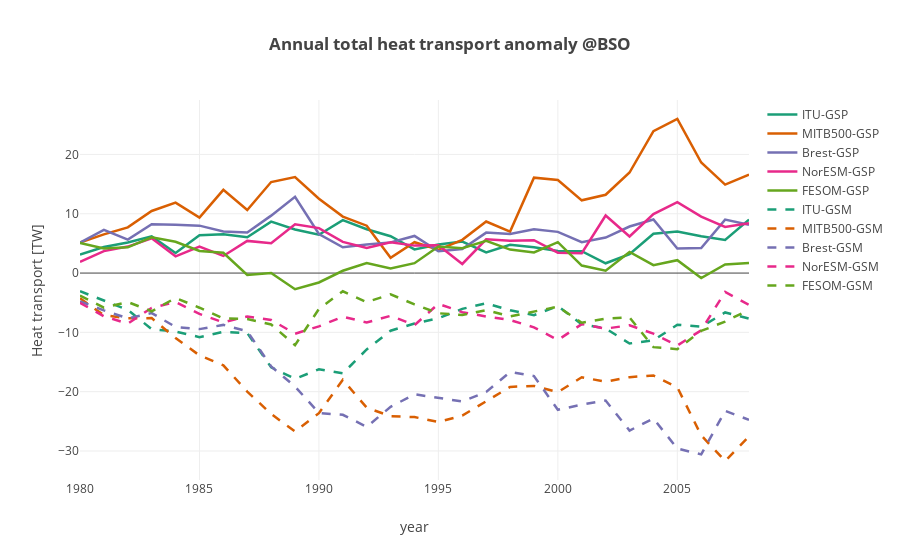
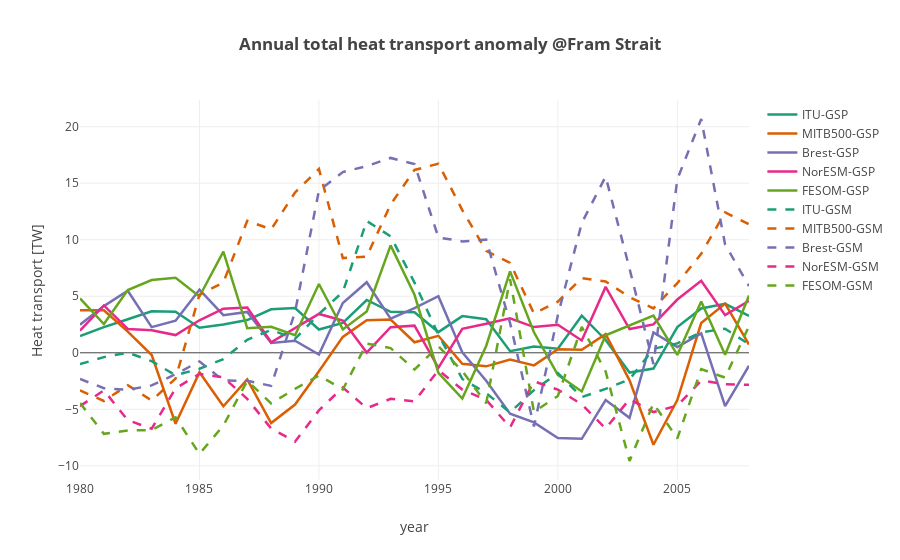

Here is the notebook cell these charts were saved with, in order:
### Code cell
""" Plot annual mean of total heat fluxes anomaly"""
modelnames = ['ITU' , 'MITB500', 'Brest', 'NorESM', 'FESOM']
#colors = ['blue', 'darkorange', 'red', 'green', 'cyan']
colors = cl.scales['5']['qual']['Dark2']; 

def plot_bso_heat_total(models):
    
    datap = []
    datan = []
    layout = go.Layout(
    title='<b>Annual total heat transport anomaly @BSO</b>',
        yaxis=dict(
            title='Heat transport [TW]',
            #range=[-14, 14]
        ),
        xaxis=dict(
            title='year'
        )
    )  
    # names of the control, gsp and gsn variables [total]
    ctln = ['ctlbarents_heattotal', 'barht_c[0]', 'BSOrefheat', 'ht_NorESM_BSO_ctrl', 'ctlheattransp_BSO']
    gspn = ['gspbarents_heattotal', 'barht_gsp[0]', 'BSOgspheat', 'ht_NorESM_BSO_gsp', 'gspheattransp_BSO']
    gsnn = ['gsnbarents_heattotal', 'barht_gsm[0]', 'BSOgsnheat', 'ht_NorESM_BSO_gsn', 'gsnheattransp_BSO']

    coeffs = [1, 1, 1, 1, 1]
    for ind,mdl in enumerate(models):
        dnm = 'ds'+np.str(ind)+'.'+ctln[ind]+'.groupby(\'time.year\').mean().year'
        time = np.copy(eval(dnm))
        dnm = 'ds'+np.str(ind)+'.'+ctln[ind]+'.groupby(\'time.year\').mean()'
        dnm2 = 'ds'+np.str(ind)+'.'+gspn[ind]+'.groupby(\'time.year\').mean()'
        dnm3 = 'ds'+np.str(ind)+'.'+gsnn[ind]+'.groupby(\'time.year\').mean()'
        val1 = (np.copy(eval(dnm2)-eval(dnm))*coeffs[ind]) #/(np.copy(eval(dnm))*coeffs[ind])
        val2 = (np.copy(eval(dnm3)-eval(dnm))*coeffs[ind]) #/(np.copy(eval(dnm))*coeffs[ind])
        trace1 = go.Scatter(            
            x = time,
            y = val1,
            mode = 'lines',
            name = mdl+'-GSP',
            line = dict(
                width = 2.5,
                color = colors[ind],
                shape = 'smooth'
            )
        )
        datap.append(trace1)
        trace2 = go.Scatter(            
            x = time,
            y = val2,
            mode = 'lines',
            name = mdl+'-GSM',
            line = dict(
                width = 2.5,
                color = colors[ind],
                dash = 'dash',
                shape = 'smooth'
            )
        )
        datan.append(trace2)


   
    data = datap + datan
    
    fig = go.Figure(data=data, layout=layout)
    py.offline.iplot(fig)
    

def plot_fram_heat_total(models):
    
    datap = []
    datan = []
    layout = go.Layout(
    title='<b>Annual total heat transport anomaly @Fram Strait</b>',
        yaxis=dict(
            title='Heat transport [TW]',
            #range=[-14, 14]
        ),
        xaxis=dict(
            title='year'
        )
    )  
    # names of the control, gsp and gsn variables [total]
    ctln = ['ctlfram_heattotal', 'framht_c[0]', 'Framrefheat', 'ht_NorESM_FS_ctrl', 'ctlheattransp_FS']
    gspn = ['gspfram_heattotal', 'framht_gsp[0]', 'Framgspheat', 'ht_NorESM_FS_gsp', 'gspheattransp_FS']
    gsnn = ['gsnfram_heattotal', 'framht_gsm[0]', 'Framgsnheat', 'ht_NorESM_FS_gsn', 'gsnheattransp_FS']

    coeffs = [1, 1, 1, 1, 1]
    for ind,mdl in enumerate(models):
        dnm = 'ds'+np.str(ind)+'.'+ctln[ind]+'.groupby(\'time.year\').mean().year'
        time = np.copy(eval(dnm))
        dnm = 'ds'+np.str(ind)+'.'+ctln[ind]+'.groupby(\'time.year\').mean()'
        dnm2 = 'ds'+np.str(ind)+'.'+gspn[ind]+'.groupby(\'time.year\').mean()'
        dnm3 = 'ds'+np.str(ind)+'.'+gsnn[ind]+'.groupby(\'time.year\').mean()'
        val1 = (np.copy(eval(dnm2)-eval(dnm))*coeffs[ind]) #/(np.copy(eval(dnm))*coeffs[ind])
        val2 = (np.copy(eval(dnm3)-eval(dnm))*coeffs[ind]) #/(np.copy(eval(dnm))*coeffs[ind])
        trace1 = go.Scatter(            
            x = time,
            y = val1,
            mode = 'lines',
            name = mdl+'-GSP',
            line = dict(
                width = 2.5,
                color = colors[ind],
                shape = 'smooth'
            )
        )
        datap.append(trace1)
        trace2 = go.Scatter(            
            x = time,
            y = val2,
            mode = 'lines',
            name = mdl+'-GSM',
            line = dict(
                width = 2.5,
                color = colors[ind],
                dash = 'dash',
                shape = 'smooth'
            )
        )
        datan.append(trace2)

   
    data = datap + datan    
    fig = go.Figure(data=data, layout=layout)
    py.offline.iplot(fig)
    


plot_bso_heat_total(modelnames)
plot_fram_heat_total(modelnames)


#models = widgets.SelectMultiple(options=list(modelnames), value=modelnames, description='Models')    
#widgets.interactive(update_plot,models=models)

### Figure 1 — Plotly figure (JSON) as saved in the notebook; plotly's stock layout.template omitted (floating-point values rounded to 4 significant figures)
{"data": [{"line": {"color": "rgb(27,158,119)", "shape": "smooth", "width": 2.5}, "mode": "lines", "name": "ITU-GSP", "type": "scatter", "x": [1980, 1981, 1982, 1983, 1984, 1985, 1986, 1987, 1988, 1989, 1990, 1991, 1992, 1993, 1994, 1995, 1996, 1997, 1998, 1999, 2000, 2001, 2002, 2003, 2004, 2005, 2006, 2007, 2008], "y": [3.104, 4.399, 5.168, 6.181, 3.398, 6.376, 6.538, 6.037, 8.665, 7.348, 6.46, 8.92, 7.389, 6.219, 3.998, 4.814, 5.306, 3.498, 4.766, 4.36, 3.731, 3.695, 1.652, 3.171, 6.635, 7.008, 6.214, 5.569, 9.012]}, {"line": {"color": "rgb(217,95,2)", "shape": "smooth", "width": 2.5}, "mode": "lines", "name": "MITB500-GSP", "type": "scatter", "x": [1980, 1981, 1982, 1983, 1984, 1985, 1986, 1987, 1988, 1989, 1990, 1991, 1992, 1993, 1994, 1995, 1996, 1997, 1998, 1999, 2000, 2001, 2002, 2003, 2004, 2005, 2006, 2007, 2008], "y": [5.123, 6.524, 7.709, 10.47, 11.87, 9.346, 14.04, 10.62, 15.35, 16.19, 12.54, 9.523, 7.988, 2.569, 5.206, 3.925, 5.6, 8.694, 6.997, 16.08, 15.68, 12.26, 13.2, 16.95, 23.93, 25.98, 18.65, 14.92, 16.62]}, {"line": {"color": "rgb(117,112,179)", "shape": "smooth", "width": 2.5}, "mode": "lines", "name": "Brest-GSP", "type": "scatter", "x": [1980, 1981, 1982, 1983, 1984, 1985, 1986, 1987, 1988, 1989, 1990, 1991, 1992, 1993, 1994, 1995, 1996, 1997, 1998, 1999, 2000, 2001, 2002, 2003, 2004, 2005, 2006, 2007, 2008], "y": [5.128, 7.274, 5.639, 8.241, 8.127, 7.996, 7.024, 6.849, 9.683, 12.86, 6.592, 4.343, 4.803, 5.172, 6.256, 3.678, 4.044, 6.823, 6.594, 7.388, 6.947, 5.218, 5.991, 7.847, 9.043, 4.145, 4.232, 9.009, 8.153]}, {"line": {"color": "rgb(231,41,138)", "shape": "smooth", "width": 2.5}, "mode": "lines", "name": "NorESM-GSP", "type": "scatter", "x": [1980, 1981, 1982, 1983, 1984, 1985, 1986, 1987, 1988, 1989, 1990, 1991, 1992, 1993, 1994, 1995, 1996, 1997, 1998, 1999, 2000, 2001, 2002, 2003, 2004, 2005, 2006, 2007, 2008], "y": [1.87, 3.706, 4.463, 5.854, 2.817, 4.469, 2.884, 5.426, 5.029, 8.239, 7.583, 5.263, 4.214, 5.21, 4.629, 4.675, 1.53, 5.685, 5.437, 5.552, 3.442, 3.334, 9.714, 6.161, 9.959, 11.96, 9.505, 7.774, 8.381]}, {"line": {"color": "rgb(102,166,30)", "shape": "smooth", "width": 2.5}, "mode": "lines", "name": "FESOM-GSP", "type": "scatter", "x": [1980, 1981, 1982, 1983, 1984, 1985, 1986, 1987, 1988, 1989, 1990, 1991, 1992, 1993, 1994, 1995, 1996, 1997, 1998, 1999, 2000, 2001, 2002, 2003, 2004, 2005, 2006, 2007, 2008], "y": [5.084, 4.148, 4.341, 6.03, 5.274, 3.715, 3.419, -0.3224, 0.02127, -2.723, -1.588, 0.3865, 1.689, 0.7794, 1.67, 4.492, 4.178, 5.435, 3.955, 3.467, 5.206, 1.27, 0.4129, 3.556, 1.339, 2.168, -0.834, 1.45, 1.692]}, {"line": {"color": "rgb(27,158,119)", "dash": "dash", "shape": "smooth", "width": 2.5}, "mode": "lines", "name": "ITU-GSM", "type": "scatter", "x": [1980, 1981, 1982, 1983, 1984, 1985, 1986, 1987, 1988, 1989, 1990, 1991, 1992, 1993, 1994, 1995, 1996, 1997, 1998, 1999, 2000, 2001, 2002, 2003, 2004, 2005, 2006, 2007, 2008], "y": [-3.056, -4.639, -6.204, -9.47, -9.858, -10.8, -9.917, -10.11, -15.89, -17.84, -16.22, -16.92, -12.88, -9.716, -8.503, -7.613, -6.037, -5.088, -6.279, -7.09, -5.574, -8.623, -9.352, -11.87, -11.34, -8.725, -9.037, -6.642, -7.664]}, {"line": {"color": "rgb(217,95,2)", "dash": "dash", "shape": "smooth", "width": 2.5}, "mode": "lines", "name": "MITB500-GSM", "type": "scatter", "x": [1980, 1981, 1982, 1983, 1984, 1985, 1986, 1987, 1988, 1989, 1990, 1991, 1992, 1993, 1994, 1995, 1996, 1997, 1998, 1999, 2000, 2001, 2002, 2003, 2004, 2005, 2006, 2007, 2008], "y": [-4.233, -7.114, -7.618, -7.594, -10.96, -13.88, -15.56, -19.99, -23.75, -26.72, -23.62, -18.0, -22.69, -24.14, -24.28, -25.11, -24.04, -21.59, -19.19, -19.03, -20.08, -17.57, -18.32, -17.55, -17.27, -19.26, -27.37, -31.69, -27.54]}, {"line": {"color": "rgb(117,112,179)", "dash": "dash", "shape": "smooth", "width": 2.5}, "mode": "lines", "name": "Brest-GSM", "type": "scatter", "x": [1980, 1981, 1982, 1983, 1984, 1985, 1986, 1987, 1988, 1989, 1990, 1991, 1992, 1993, 1994, 1995, 1996, 1997, 1998, 1999, 2000, 2001, 2002, 2003, 2004, 2005, 2006, 2007, 2008], "y": [-4.769, -6.289, -7.641, -6.741, -9.078, -9.449, -8.74, -9.806, -15.73, -19.13, -23.59, -23.9, -25.93, -22.56, -20.44, -21.09, -21.65, -20.05, -16.69, -17.36, -23.06, -22.18, -21.5, -26.56, -24.54, -29.59, -30.58, -23.24, -24.75]}, {"line": {"color": "rgb(231,41,138)", "dash": "dash", "shape": "smooth", "width": 2.5}, "mode": "lines", "name": "NorESM-GSM", "type": "scatter", "x": [1980, 1981, 1982, 1983, 1984, 1985, 1986, 1987, 1988, 1989, 1990, 1991, 1992, 1993, 1994, 1995, 1996, 1997, 1998, 1999, 2000, 2001, 2002, 2003, 2004, 2005, 2006, 2007, 2008], "y": [-5.027, -7.284, -8.52, -5.873, -4.891, -6.888, -8.305, -7.315, -7.9, -10.23, -8.991, -7.347, -8.336, -7.207, -8.779, -5.183, -6.599, -7.321, -7.909, -9.156, -11.3, -8.608, -9.369, -8.797, -10.21, -12.21, -9.648, -3.178, -5.383]}, {"line": {"color": "rgb(102,166,30)", "dash": "dash", "shape": "smooth", "width": 2.5}, "mode": "lines", "name": "FESOM-GSM", "type": "scatter", "x": [1980, 1981, 1982, 1983, 1984, 1985, 1986, 1987, 1988, 1989, 1990, 1991, 1992, 1993, 1994, 1995, 1996, 1997, 1998, 1999, 2000, 2001, 2002, 2003, 2004, 2005, 2006, 2007, 2008], "y": [-3.788, -5.819, -4.884, -6.443, -4.197, -5.842, -7.646, -7.761, -8.672, -12.16, -6.042, -3.067, -4.898, -3.58, -5.287, -6.774, -7.083, -6.241, -7.305, -6.541, -5.673, -8.369, -7.681, -7.483, -12.5, -12.83, -9.759, -8.182, -6.191]}], "layout": {"title": "<b>Annual total heat transport anomaly @BSO</b>", "xaxis": {"title": "year"}, "yaxis": {"title": "Heat transport [TW]"}}}

### Figure 2 — Plotly figure (JSON) as saved in the notebook; plotly's stock layout.template omitted (floating-point values rounded to 4 significant figures)
{"data": [{"line": {"color": "rgb(27,158,119)", "shape": "smooth", "width": 2.5}, "mode": "lines", "name": "ITU-GSP", "type": "scatter", "x": [1980, 1981, 1982, 1983, 1984, 1985, 1986, 1987, 1988, 1989, 1990, 1991, 1992, 1993, 1994, 1995, 1996, 1997, 1998, 1999, 2000, 2001, 2002, 2003, 2004, 2005, 2006, 2007, 2008], "y": [1.48, 2.265, 2.97, 3.669, 3.633, 2.211, 2.505, 2.898, 3.843, 3.967, 2.058, 2.637, 4.672, 3.627, 3.593, 1.833, 3.247, 2.972, 0.1451, 0.5472, 0.3657, 3.286, 1.134, -1.753, -1.39, 2.278, 3.915, 4.332, 3.262]}, {"line": {"color": "rgb(217,95,2)", "shape": "smooth", "width": 2.5}, "mode": "lines", "name": "MITB500-GSP", "type": "scatter", "x": [1980, 1981, 1982, 1983, 1984, 1985, 1986, 1987, 1988, 1989, 1990, 1991, 1992, 1993, 1994, 1995, 1996, 1997, 1998, 1999, 2000, 2001, 2002, 2003, 2004, 2005, 2006, 2007, 2008], "y": [3.77, 3.761, 1.868, -0.1968, -6.28, -1.731, -4.731, -2.364, -6.219, -4.583, -1.64, 1.405, 2.871, 2.942, 0.9311, 1.503, -0.969, -1.198, -0.5976, -1.114, 0.3105, 0.266, 1.651, -2.441, -8.138, -4.186, 2.628, 4.351, 0.7282]}, {"line": {"color": "rgb(117,112,179)", "shape": "smooth", "width": 2.5}, "mode": "lines", "name": "Brest-GSP", "type": "scatter", "x": [1980, 1981, 1982, 1983, 1984, 1985, 1986, 1987, 1988, 1989, 1990, 1991, 1992, 1993, 1994, 1995, 1996, 1997, 1998, 1999, 2000, 2001, 2002, 2003, 2004, 2005, 2006, 2007, 2008], "y": [2.484, 4.132, 5.489, 2.266, 2.842, 5.583, 3.33, 3.616, 0.8649, 1.063, -0.1515, 4.405, 6.242, 3.023, 3.952, 5.002, 0.04907, -2.471, -5.391, -6.163, -7.542, -7.611, -4.177, -5.752, 1.808, 0.4999, 1.715, -4.729, -1.148]}, {"line": {"color": "rgb(231,41,138)", "shape": "smooth", "width": 2.5}, "mode": "lines", "name": "NorESM-GSP", "type": "scatter", "x": [1980, 1981, 1982, 1983, 1984, 1985, 1986, 1987, 1988, 1989, 1990, 1991, 1992, 1993, 1994, 1995, 1996, 1997, 1998, 1999, 2000, 2001, 2002, 2003, 2004, 2005, 2006, 2007, 2008], "y": [1.961, 4.185, 2.108, 1.987, 1.568, 2.876, 3.906, 4.014, 0.9255, 2.157, 3.438, 2.854, 0.01486, 2.26, 2.401, -1.329, 2.122, 2.568, 3.05, 2.277, 2.487, 1.092, 5.832, 2.095, 2.515, 4.712, 6.373, 3.33, 4.592]}, {"line": {"color": "rgb(102,166,30)", "shape": "smooth", "width": 2.5}, "mode": "lines", "name": "FESOM-GSP", "type": "scatter", "x": [1980, 1981, 1982, 1983, 1984, 1985, 1986, 1987, 1988, 1989, 1990, 1991, 1992, 1993, 1994, 1995, 1996, 1997, 1998, 1999, 2000, 2001, 2002, 2003, 2004, 2005, 2006, 2007, 2008], "y": [4.811, 2.545, 5.551, 6.432, 6.639, 4.982, 8.95, 2.17, 2.301, 1.556, 6.087, 2.067, 3.66, 9.5, 5.129, -1.779, -4.053, 0.6011, 7.203, 1.813, -1.948, -3.419, 1.549, 2.451, 3.3, -0.1892, 4.537, -0.1726, 5.064]}, {"line": {"color": "rgb(27,158,119)", "dash": "dash", "shape": "smooth", "width": 2.5}, "mode": "lines", "name": "ITU-GSM", "type": "scatter", "x": [1980, 1981, 1982, 1983, 1984, 1985, 1986, 1987, 1988, 1989, 1990, 1991, 1992, 1993, 1994, 1995, 1996, 1997, 1998, 1999, 2000, 2001, 2002, 2003, 2004, 2005, 2006, 2007, 2008], "y": [-1.007, -0.3824, 0.01162, -0.7426, -1.987, -1.415, -0.5567, 1.155, 2.026, 1.237, 3.435, 5.383, 11.66, 10.31, 6.212, 1.605, -2.316, -3.565, -5.279, -3.304, -1.795, -3.92, -3.193, -2.351, 0.3539, 0.8288, 1.82, 2.124, 0.7591]}, {"line": {"color": "rgb(217,95,2)", "dash": "dash", "shape": "smooth", "width": 2.5}, "mode": "lines", "name": "MITB500-GSM", "type": "scatter", "x": [1980, 1981, 1982, 1983, 1984, 1985, 1986, 1987, 1988, 1989, 1990, 1991, 1992, 1993, 1994, 1995, 1996, 1997, 1998, 1999, 2000, 2001, 2002, 2003, 2004, 2005, 2006, 2007, 2008], "y": [-3.324, -4.265, -2.872, -4.222, -2.28, 5.137, 6.214, 11.68, 10.92, 14.18, 16.26, 8.379, 8.514, 13.12, 16.18, 16.73, 12.63, 9.018, 7.955, 3.473, 4.526, 6.606, 6.317, 4.923, 3.926, 6.156, 8.757, 12.42, 11.38]}, {"line": {"color": "rgb(117,112,179)", "dash": "dash", "shape": "smooth", "width": 2.5}, "mode": "lines", "name": "Brest-GSM", "type": "scatter", "x": [1980, 1981, 1982, 1983, 1984, 1985, 1986, 1987, 1988, 1989, 1990, 1991, 1992, 1993, 1994, 1995, 1996, 1997, 1998, 1999, 2000, 2001, 2002, 2003, 2004, 2005, 2006, 2007, 2008], "y": [-2.319, -3.13, -3.279, -2.881, -1.896, -0.7591, -2.45, -2.475, -2.926, 3.615, 14.36, 15.99, 16.52, 17.24, 16.7, 10.21, 9.856, 10.01, 2.636, -6.513, 3.319, 11.48, 15.6, 7.444, -1.003, 15.35, 20.68, 9.581, 5.904]}, {"line": {"color": "rgb(231,41,138)", "dash": "dash", "shape": "smooth", "width": 2.5}, "mode": "lines", "name": "NorESM-GSM", "type": "scatter", "x": [1980, 1981, 1982, 1983, 1984, 1985, 1986, 1987, 1988, 1989, 1990, 1991, 1992, 1993, 1994, 1995, 1996, 1997, 1998, 1999, 2000, 2001, 2002, 2003, 2004, 2005, 2006, 2007, 2008], "y": [-4.716, -3.324, -5.965, -6.719, -3.15, -1.866, -2.161, -4.084, -6.692, -7.862, -5.094, -3.072, -4.901, -4.078, -4.299, -1.535, -3.256, -4.159, -6.6, -2.516, -3.265, -4.552, -6.708, -4.099, -5.244, -4.679, -2.455, -2.779, -2.833]}, {"line": {"color": "rgb(102,166,30)", "dash": "dash", "shape": "smooth", "width": 2.5}, "mode": "lines", "name": "FESOM-GSM", "type": "scatter", "x": [1980, 1981, 1982, 1983, 1984, 1985, 1986, 1987, 1988, 1989, 1990, 1991, 1992, 1993, 1994, 1995, 1996, 1997, 1998, 1999, 2000, 2001, 2002, 2003, 2004, 2005, 2006, 2007, 2008], "y": [-4.445, -7.168, -6.879, -6.839, -5.708, -8.947, -6.438, -2.478, -4.47, -3.192, -2.004, -3.246, 0.8191, 0.4196, -1.484, 0.5788, -1.611, -4.467, 6.513, -5.235, -3.824, 2.289, -1.654, -9.574, -4.482, -7.578, -1.451, -2.197, 2.366]}], "layout": {"title": "<b>Annual total heat transport anomaly @Fram Strait</b>", "xaxis": {"title": "year"}, "yaxis": {"title": "Heat transport [TW]"}}}
